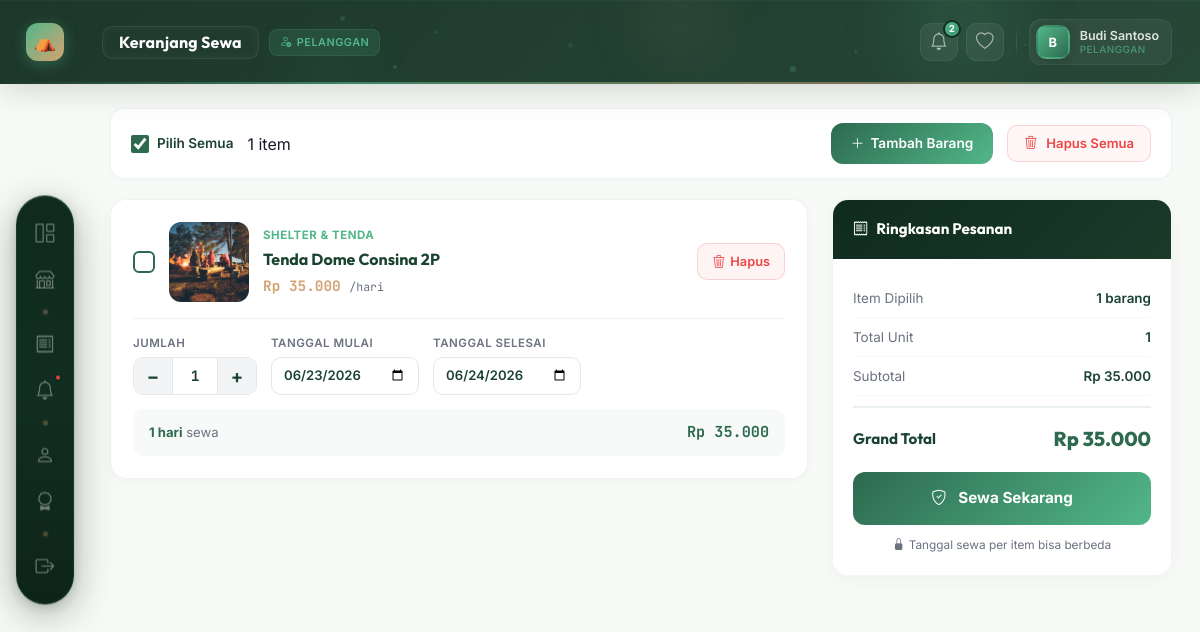
The app's page /pages/pelanggan/wishlist.php (signed in) with its own data.
### tables this page shows
CREATE TABLE `wishlist` (
  `id` int NOT NULL AUTO_INCREMENT,
  `user_id` int NOT NULL,
  `barang_id` int NOT NULL,
  `jumlah` int NOT NULL DEFAULT '1',
  `tanggal_mulai` date DEFAULT NULL,
  `tanggal_selesai` date DEFAULT NULL,
  `created_at` datetime DEFAULT CURRENT_TIMESTAMP,
  `updated_at` datetime DEFAULT NULL ON UPDATE CURRENT_TIMESTAMP,
  PRIMARY KEY (`id`),
  UNIQUE KEY `unique_user_barang` (`user_id`,`barang_id`),
  KEY `barang_id` (`barang_id`),
  CONSTRAINT `wishlist_ibfk_1` FOREIGN KEY (`user_id`) REFERENCES `users` (`id`) ON DELETE CASCADE,
  CONSTRAINT `wishlist_ibfk_2` FOREIGN KEY (`barang_id`) REFERENCES `barang` (`id`) ON DELETE CASCADE
);

CREATE TABLE `barang` (
  `id` int NOT NULL AUTO_INCREMENT,
  `kategori_id` int NOT NULL,
  `nama` varchar(150) NOT NULL,
  `deskripsi` text,
  `gambar` varchar(255) DEFAULT NULL,
  `harga_per_hari` decimal(12,2) NOT NULL DEFAULT '0.00',
  `stok_total` int NOT NULL DEFAULT '0',
  `stok_tersedia` int NOT NULL DEFAULT '0',
  `status` enum('tersedia','habis','maintenance') NOT NULL DEFAULT 'tersedia',
  `created_at` datetime NOT NULL DEFAULT CURRENT_TIMESTAMP,
  `updated_at` datetime DEFAULT NULL ON UPDATE CURRENT_TIMESTAMP,
  PRIMARY KEY (`id`),
  KEY `idx_barang_kategori` (`kategori_id`),
  KEY `idx_barang_status` (`status`),
  CONSTRAINT `barang_ibfk_1` FOREIGN KEY (`kategori_id`) REFERENCES `kategori` (`id`) ON DELETE RESTRICT ON UPDATE CASCADE
);

CREATE TABLE `kategori` (
  `id` int NOT NULL AUTO_INCREMENT,
  `nama` varchar(100) NOT NULL,
  `deskripsi` text,
  `icon` varchar(50) DEFAULT 'bi-box',
  `created_at` datetime NOT NULL DEFAULT CURRENT_TIMESTAMP,
  PRIMARY KEY (`id`)
);

### classes/Wishlist.php (called while the page is built, shortened)
<?php
class Wishlist {
    public static function getByUser($user_id) {
        $db = Database::getInstance();
        $stmt = $db->prepare("
            SELECT w.*, b.nama AS barang_nama, b.gambar, b.harga_per_hari,
                   b.stok_tersedia, b.stok_total, b.status AS barang_status,
                   b.deskripsi,
                   k.nama AS kategori_nama
            FROM wishlist w
            JOIN barang b ON w.barang_id = b.id
            LEFT JOIN kategori k ON b.kategori_id = k.id
            WHERE w.user_id = ?
            ORDER BY w.created_at DESC
        ");
        $stmt->execute([$user_id]);
        return $stmt->fetchAll(PDO::FETCH_ASSOC);
    }
}

### pages/pelanggan/wishlist.php (the view, shortened to what this page needs)
<?php
require_once dirname(__DIR__, 2) . '/classes/Wishlist.php';
$user_id = $_SESSION['user_id'];
$wishlistItems = Wishlist::getByUser($user_id);
$itemCount = count($wishlistItems);
?>
<!DOCTYPE html>
<html lang="id">
<head>
    <link href="https://cdn.jsdelivr.net/npm/bootstrap@5.3.0/dist/css/bootstrap.min.css" rel="stylesheet">
    <link href="https://cdn.jsdelivr.net/npm/bootstrap-icons@1.10.5/font/bootstrap-icons.css" rel="stylesheet">
    <link rel="stylesheet" href="<?= ASSETS_URL ?>/css/style.css?v=<?= time() ?>">
    <link rel="stylesheet" href="<?= ASSETS_URL ?>/css/dashboard.css?v=<?= time() ?>">
    <link rel="stylesheet" href="<?= ASSETS_URL ?>/css/pelanggan-system.css">
</head>
<body>
<div class="pelanggan-wrapper">
    <?php include dirname(__DIR__, 2) . '/includes/sidebar_pelanggan.php'; ?>
    <div class="pelanggan-main">
        <?php $_header_role = 'pelanggan'; include dirname(__DIR__, 2) . '/includes/header_glass.php'; ?>
        <div class="pelanggan-content">
            <?php if ($itemCount === 0): ?>
            <div class="wl-empty">
                <span class="wl-empty-icon">🛒</span>
                <h3>Keranjang Kosong</h3>
                <p>Belum ada barang di keranjang. Yuk jelajahi katalog dan pilih peralatan camping!</p>
                <a href="<?= BASE_URL ?>/pages/pelanggan/katalog.php"><i class="bi bi-shop"></i> Jelajahi Katalog</a>
            </div>
            <?php else: ?>
            <div class="wl-select-bar">
                <label><input type="checkbox" id="selectAll" checked onchange="toggleSelectAll()" style="accent-color:var(--wl-primary);"> Pilih Semua</label>
                <span class="badge-count" id="totalBadge"><?= $itemCount ?> item</span>
                <a href="<?= BASE_URL ?>/pages/pelanggan/katalog.php" class="wl-add-btn">
                    <i class="bi bi-plus-lg"></i> Tambah Barang
                </a>
                <button class="wl-clear-btn" onclick="clearAll()"><i class="bi bi-trash3 me-1"></i>Hapus Semua</button>
            </div>
            <div class="wl-layout">
                <div class="wl-items-list">
                    <?php foreach ($wishlistItems as $idx => $item):
                        $imgUrl = !empty($item['gambar']) ? ASSETS_URL . '/img/barang/' . $item['gambar'] : 'https://images.unsplash.com/photo-1537225228614-56cc3556d7ed?auto=format&fit=crop&w=200&q=80';
                        $harga = (int)$item['harga_per_hari'];
                        $mulai = $item['tanggal_mulai'] ?? '';
                        $selesai = $item['tanggal_selesai'] ?? '';
                    ?>
                    <div class="wl-item" id="item-<?= $item['barang_id'] ?>" data-id="<?= $item['barang_id'] ?>" data-harga="<?= $harga ?>" data-qty="<?= $item['jumlah'] ?>" data-mulai="<?= $mulai ?>" data-selesai="<?= $selesai ?>" style="animation-delay:<?= $idx * 0.06 ?>s;">
                        <div class="wl-item-top">
                            <input type="checkbox" class="wl-checkbox" checked onchange="onCheckChange()">
                            <img src="<?= $imgUrl ?>" alt="<?= htmlspecialchars($item['barang_nama']) ?>" class="wl-img">
                            <div class="wl-info">
                                <div class="wl-cat"><?= htmlspecialchars($item['kategori_nama'] ?? 'Umum') ?></div>
                                <div class="wl-name"><?= htmlspecialchars($item['barang_nama']) ?></div>
                                <div class="wl-price">Rp <?= number_format($harga, 0, ',', '.') ?> <small>/hari</small></div>
                            </div>
                            <button class="wl-remove" onclick="removeItem(<?= $item['barang_id'] ?>)" title="Hapus">
                                <i class="bi bi-trash3"></i> Hapus
                            </button>
                        </div>
                        <div class="wl-controls">
                            <div class="wl-ctrl-group">
                                <span class="wl-ctrl-label">Jumlah</span>
                                <div class="wl-qty-wrap">
                                    <button class="wl-qty-btn" onclick="updateQty(<?= $item['barang_id'] ?>, -1)">−</button>
                                    <input type="text" class="wl-qty-val" id="qty-<?= $item['barang_id'] ?>" value="<?= $item['jumlah'] ?>" readonly>
                                    <button class="wl-qty-btn" onclick="updateQty(<?= $item['barang_id'] ?>, 1)">+</button>
                                </div>
                            </div>
                            <div class="wl-ctrl-group">
                                <span class="wl-ctrl-label">Tanggal Mulai</span>
                                <input type="date" class="wl-date-input" id="mulai-<?= $item['barang_id'] ?>" value="<?= $mulai ?>" onchange="updateDates(<?= $item['barang_id'] ?>)">
                            </div>
                            <div class="wl-ctrl-group">
                                <span class="wl-ctrl-label">Tanggal Selesai</span>
                                <input type="date" class="wl-date-input" id="selesai-<?= $item['barang_id'] ?>" value="<?= $selesai ?>" onchange="updateDates(<?= $item['barang_id'] ?>)">
                            </div>
                        </div>
                        <div class="wl-item-summary">
                            <span class="wl-dur" id="dur-<?= $item['barang_id'] ?>">
                                <?php
                                    if ($mulai && $selesai) {
                                        $days = (strtotime($selesai) - strtotime($mulai)) / 86400;
                                        echo "<strong>{$days} hari</strong> sewa";
                                    } else {
                                        echo "Pilih tanggal sewa";
                                    }
                                ?>
                            </span>
                            <span class="wl-subtotal" id="sub-<?= $item['barang_id'] ?>">
                                <?php
                                    if ($mulai && $selesai) {
                                        $days = (strtotime($selesai) - strtotime($mulai)) / 86400;
                                        echo 'Rp ' . number_format($harga * $item['jumlah'] * $days, 0, ',', '.');
                                    } else {
                                        echo 'Rp 0';
                                    }
                                ?>
                            </span>
                        </div>
                    </div>
                    <?php endforeach; ?>
                </div>
                <div>
                    <div class="wl-summary">
                        <div class="wl-sum-head"><i class="bi bi-receipt"></i> Ringkasan Pesanan</div>
                        <div class="wl-sum-body">
                            <div class="wl-sum-row"><span>Item Dipilih</span><span class="val" id="sumItems">0 barang</span></div>
                            <div class="wl-sum-row"><span>Total Unit</span><span class="val" id="sumUnits">0</span></div>
                            <div class="wl-sum-row"><span>Subtotal</span><span class="val" id="sumSubtotal">Rp 0</span></div>
                            <div class="wl-sum-total">
                                <span class="label">Grand Total</span>
                                <span class="amount" id="sumGrand">Rp 0</span>
                            </div>
                            <button class="wl-checkout-btn" id="btnCheckout" onclick="goToCheckout()" disabled>
                                <i class="bi bi-shield-check me-1"></i> Sewa Sekarang
                            </button>
                            <div class="wl-sum-note"><i class="bi bi-lock-fill me-1"></i>Tanggal sewa per item bisa berbeda</div>
                        </div>
                    </div>
                </div>
            </div>
            <?php endif; ?>
        </div>
    </div>
</div>
</body>
</html>

### frontend/css/style.css (style rules this page uses)
:root { --primary: #1B4332; --primary-light: #2D6A4F; --primary-lighter: #52B788; --accent: #D4A373; --accent-light: #E9C46A; --bg-dark: #0F2B1E; --bg-body: #F8FAF7; --bg-card: #FFFFFF; --text-primary: #1A1A2E; --text-secondary: #6B7280; --text-light: #F1F5F0; --success: #10B981; --danger: #EF4444; --warning: #F59E0B; --info: #3B82F6; --border: #E5E7EB; --shadow: rgba(27,67,50,0.08); --radius-sm: 6px; --radius-md: 12px; --radius-lg: 20px; --radius-xl: 28px; }
body { font-family: 'Inter', sans-serif; background-color: var(--bg-body); color: var(--text-primary); -webkit-font-smoothing: antialiased; }

### frontend/css/dashboard.css (style rules this page uses)
.admin-wrapper, .pelanggan-wrapper, .superadmin-wrapper { display: flex; min-height: 100vh; background: var(--bg-body); }
:root { --sb-width-expanded: 240px; --sb-width-collapsed: 60px; --sb-bg: #0F2B1E; --sb-active-bg: rgba(82,183,136,0.15); --sb-active-color: #52B788; --sb-hover-bg: rgba(255,255,255,0.06); --sb-icon-color: rgba(255,255,255,0.45); --sb-text-color: rgba(255,255,255,0.7); --sb-divider: rgba(255,255,255,0.07); --sb-transition: 0.3s cubic-bezier(0.4, 0, 0.2, 1); --sb-tooltip-bg: #1A1A2E; --sb-icon-size: 1.3rem; --sb-icon-container: 44px; }
.admin-main, .pelanggan-main, .superadmin-main { margin-left: var(--sb-width-collapsed); transition: margin-left var(--sb-transition); min-height: 100vh; flex: 1; display: flex; flex-direction: column; }
.pelanggan-content { flex: 1; padding: 2rem; }
.pelanggan-wrapper { display: flex; min-height: 100vh; background: var(--bg-body); }

### frontend/css/pelanggan-system.css (style rules this page uses)
:root { --p-primary: #2D6A4F; --p-primary-light: #52B788; --p-accent-gold: #D4A373; --p-accent-gold-light: #E9C46A; --p-bg-page: #F2F7F4; --p-bg-card: #FFFFFF; --p-bg-muted: #F8FAF9; --p-bg-hover: #EFF6F1; --p-shadow-card: 0 4px 24px rgba(0,0,0,0.06), 0 1px 4px rgba(0,0,0,0.04); --p-shadow-hover: 0 10px 36px rgba(0,0,0,0.1), 0 2px 8px rgba(0,0,0,0.05); --p-shadow-float: 0 16px 48px rgba(0,0,0,0.12), 0 4px 12px rgba(0,0,0,0.06); --p-radius: 20px; --p-radius-sm: 14px; --p-radius-pill: 50px; --p-radius-input: 12px; --p-text-primary: #1A1A2E; --p-text-secondary: #6B7280; --p-text-muted: #9CA3AF; --p-border: #E5E7EB; --p-font-body: 'Inter', sans-serif; --p-font-heading: 'Outfit', sans-serif; --p-font-mono: 'JetBrains Mono', monospace; --p-content-padding: 28px; --p-gap: 20px; }
.pelanggan-wrapper body, .pelanggan-content { font-family: var(--p-font-body); -webkit-font-smoothing: antialiased; }
.pelanggan-content { padding: 24px var(--p-content-padding) 40px; }

### includes/sidebar_pelanggan.php (style rules this page uses)
.pelanggan-wrapper { display: flex !important; min-height: 100vh !important; background: var(--bg-body, #F2F7F4) !important; }
.pelanggan-main { margin-left: 0 !important; min-height: 100vh !important; flex: 1 !important; display: flex !important; flex-direction: column !important; padding-left: 82px !important; transition: padding-left 0.4s cubic-bezier(0.4, 0, 0.2, 1) !important; }

### includes/header_glass.php (style rules this page uses)
.pelanggan-content { animation: gtFadeUp 0.5s ease-out 0.2s both; }

### records on screen
wishlist: barang.gambar (picture), kategori.nama "SHELTER & TENDA", barang.nama "Tenda Dome Consina 2P", barang.harga_per_hari "35.000", jumlah "1", tanggal_mulai "06/23/2026", tanggal_selesai "06/24/2026", days "1", $harga * $item['jumlah'] * $days "35.000"

### other values on screen
$_hdr_title "Keranjang Sewa"
$_hdr_role_label "PELANGGAN"
$_hdr_notif_count "2"
$_hdr_initial "B"
$_hdr_user "Budi Santoso"
$itemCount "1"
